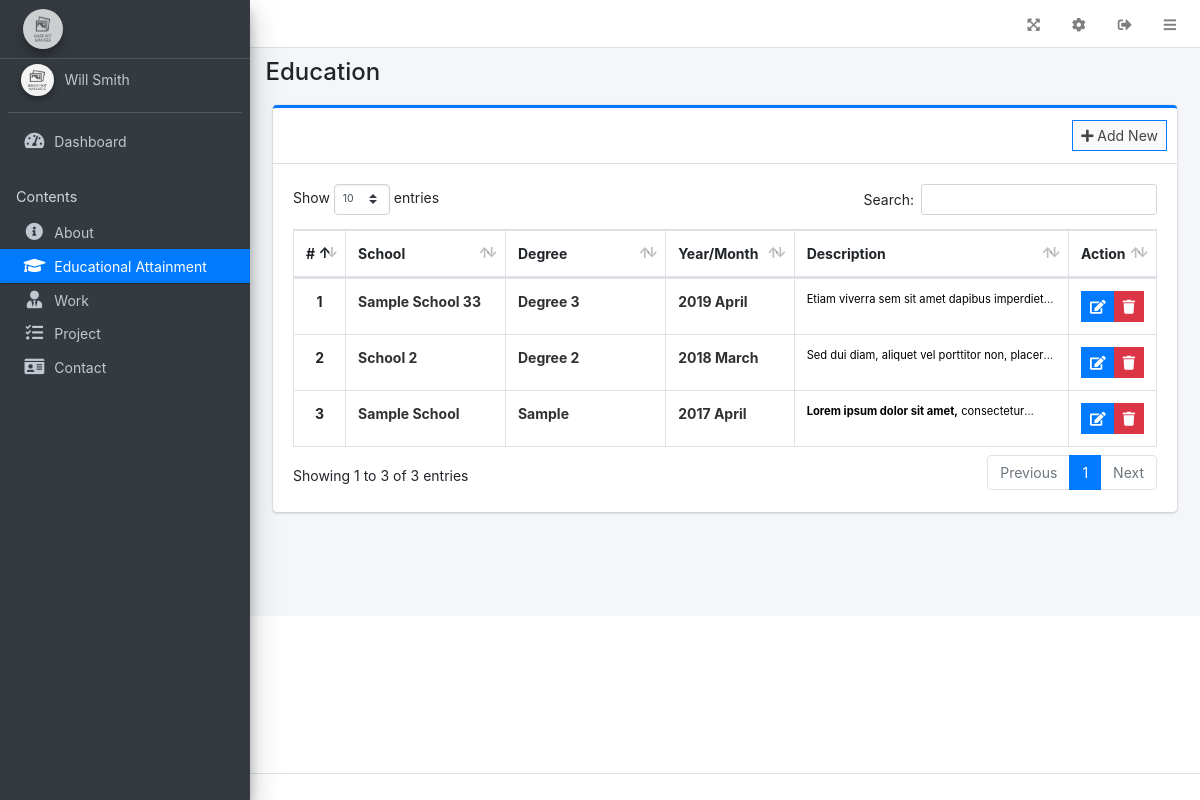
The app's page /admin/?page=education (signed in) with its own data.
### tables this page shows
CREATE TABLE `education` (
  `id` int(30) NOT NULL,
  `school` text DEFAULT NULL,
  `degree` text DEFAULT NULL,
  `month` varchar(50) NOT NULL,
  `year` int(10) NOT NULL,
  `description` text DEFAULT NULL,
  `order_by` int(30) NOT NULL
);

### admin/education/index.php (the view, shortened to what this page needs)
<div class="col-lg-12">
	<div class="card card-outline card-primary">
		<div class="card-header">
			<div class="card-tools">
				<a class="btn btn-block btn-sm btn-default btn-flat border-primary new_education" href="javascript:void(0)"><i class="fa fa-plus"></i> Add New</a>
			</div>
		</div>
		<div class="card-body">
			<table class="table tabe-hover table-bordered table-compact" id="list">
				<colgroup>
					<col width="5%">
					<col width="20%">
					<col width="20%">
					<col width="15%">
					<col width="35%">
					<col width="15%">
				</colgroup>
				<thead>
					<tr>
						<th class="text-center">#</th>
						<th>School</th>
						<th>Degree</th>
						<th>Year/Month</th>
						<th>Description</th>
						<th>Action</th>
					</tr>
				</thead>
				<tbody>
					<?php
					$i = 1;
					$qry = $conn->query("SELECT * FROM `education` order by `year` desc,`month` desc");
					while($row= $qry->fetch_assoc()):
						$desc = html_entity_decode($row['description']);
					?>
					<tr>
						<th class="text-center"><?php echo $i++ ?></th>
						<td><b class="truncate-1"><?php echo ucwords($row['school']) ?></b></td>
						<td><b class="truncate-1"><?php echo ucwords($row['degree']) ?></b></td>
						<td><b class="truncate-1"><?php echo $row['year'] . ' ' .$row['month'] ?></b></td>
						<td><small class="truncate-1"><?php echo $desc ?></small></td>
						<td class="text-center">
		                    <div class="btn-group">
		                        <a href="javascript:void(0)" data-id='<?php echo $row['id'] ?>' class="btn btn-primary btn-flat btn-sm manage_education">
		                          <i class="fas fa-edit"></i>
		                        </a>
		                        <button type="button" class="btn btn-danger btn-sm btn-flat delete_education" data-id="<?php echo $row['id'] ?>">
		                          <i class="fas fa-trash"></i>
		                        </button>
	                      </div>
						</td>
					</tr>
				<?php endwhile; ?>
				</tbody>
			</table>
		</div>
	</div>
</div>

### records on screen
education: school "Sample School 33", degree "Degree 3", year "2019", month "April", description "Etiam viverra sem sit amet dapibus…"
education: school "School 2", degree "Degree 2", year "2018", month "March", description "Sed dui diam, aliquet vel porttitor non,…"
education: school "Sample School", degree "Sample", year "2017", month "April", description "Lorem ipsum dolor sit amet,"

### other values on screen
$_settings->userdata('firstname').' '.$_settings->userdata('lastname') "Will Smith"
str_replace("_", " ",$page) "Education"
